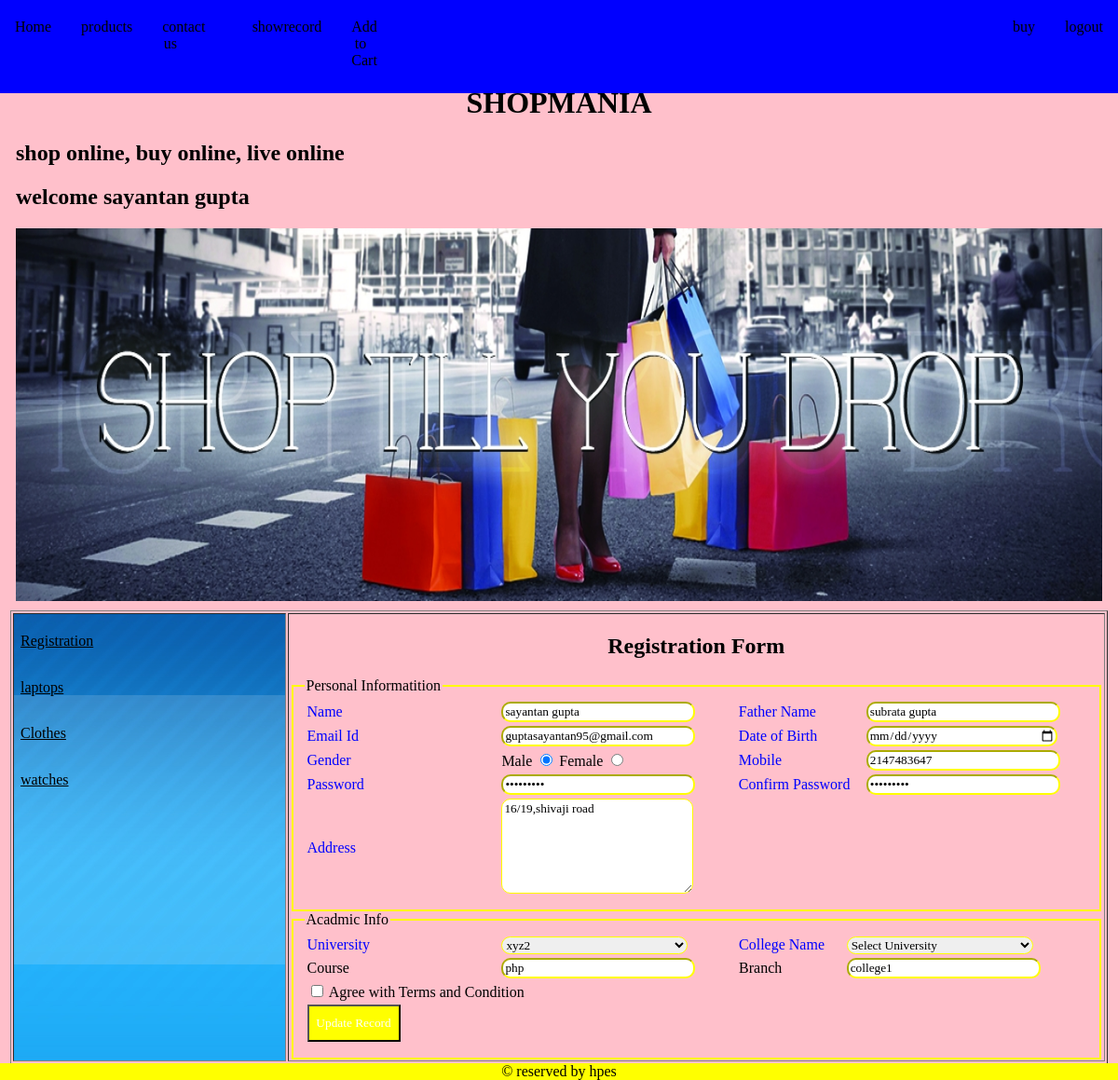
Page /ShopmaniaOnlineShopping/register.php (signed in) on the committed database.
### tables this page shows
CREATE TABLE IF NOT EXISTS `student` (
  `stu_id` int(11) NOT NULL AUTO_INCREMENT,
  `stu_name` varchar(30) NOT NULL,
  `stu_fname` varchar(30) NOT NULL,
  `stu_email` varchar(30) NOT NULL,
  `stu_gender` varchar(20) NOT NULL,
  `stu_dob` date NOT NULL,
  `stu_mobile` bigint(20) NOT NULL,
  `stu_pwd` varchar(30) NOT NULL,
  `stu_addr` varchar(50) NOT NULL,
  `stu_university` varchar(20) NOT NULL,
  `stu_branch` varchar(20) NOT NULL,
  `stu_college` varchar(30) NOT NULL,
  `stu_course` varchar(20) NOT NULL,
  PRIMARY KEY (`stu_id`)
);

### ShopmaniaOnlineShopping/blogic.php (called while the page is built, shortened)
<?php
    function executeQuery($query)
    {
        $res=mysql_query($query);
        return $res;
    }
?>

### ShopmaniaOnlineShopping/register.php (the view, shortened to what this page needs)
<?php
$msg="";
include './blogic.php';
if(isset($_SESSION['id']))
{
   $res=  ExecuteQuery("select * from student where stu_id=$_SESSION[id]");
    $r=  mysql_fetch_array($res);
}
?>
<!DOCTYPE html>
<html>
    <head>
        <link href="style1.css" rel="stylesheet" type="text/css"/>
    </head>
    <body>
        <table width='100%'>
            <tr>
                <td valign='top'>
                    <table width='100%'>
                        <tr>
                            <td valign='top'>
                                <?php include("./header.php"); ?>
                            </td>
                        </tr>
                    </table>
                    <table border='1' width='100%' >
                        <tr>
                            <td style="background-image: url('images/top-rept.jpg'); " width='25%' valign='top'>
                                <?php include("./right.php"); ?>
                             </td>
                             <td valign='top'>
                                 <form method="get" onsubmit="return Validate()">
            <h2 align="center">Registration Form</h2>
        <fieldset>
            <legend>Personal Informatition</legend>
            <table width="100%">
                <tr>
                    <td width="25%"><label>Name</label></td>
                    <td width="30%"><input class="mystyle1" id="txt1" type="text" name="txt_name" value="<?php if(isset($_SESSION['id'])) echo $r[1]; ?>"  placeholder="Enter Name" /></td>
                    <td><div id="div1" style="color:red"></div></td>
                    <td><label>Father Name</label></td>
                    <td><input class="mystyle1" type="text" id="txt2" name="txt_fname" value="<?php if(isset($_SESSION['id'])) echo $r[2]; ?>" placeholder="Enter Father Name" /></td>
                    <td><div id="div2" style="color:red"></div></td>
                </tr>
                <tr>
                    <td><label>Email Id</label></td>
                    <td><input class="mystyle1" type="email" onchange="CheckEmail(this.value)" name="txt_email" value="<?php if(isset($_SESSION['id'])) echo $r[3]; ?>" placeholder="Enter Email ID" /></td>
                    <td></td>
                    <td><label>Date of Birth</label></td>
                    <td><input class="mystyle1" type="date" name="txt_dob" value="<?php if(isset($_SESSION['id'])) echo $r[5]; ?>" /></td>
                    <td></td>
                </tr>
                <tr>
                    <td><label>Gender</label></td>
                    <td>Male <input type="radio" name="gender" value="Male" <?php if(isset($_SESSION['id'])){ if($r[4]=="Male"){ echo "checked"; }}?> /> Female <input type="radio" name="gender" value="Female" <?php  if(isset($_SESSION['id'])){ if($r[4]=="Female") echo "checked"; }?> /></td>
                    <td></td>
                    <td><label>Mobile</label></td>
                    <td><input class="mystyle1" type="text" name="txt_mobile" value="<?php if(isset($_SESSION['id'])) echo $r[6]; ?>" /></td>
                    <td></td>
                </tr>
                <tr>
                    <td><label>Password</label></td>
                    <td><input class="mystyle1" type="password" name="txt_pwd" id="pwd1"  value="<?php if(isset($_SESSION['id'])) echo $r[7]; ?>" placeholder="Enter Paswword" /></td>
                    <td></td>
                    <td><label>Confirm Password</label></td>
                    <td><input class="mystyle1" type="password" name="txt_cpwd" id="pwd2" placeholder="Enter Paswword" value="<?php if(isset($_SESSION['id'])) echo $r[7]; ?>" /></td>
                    <td></td>
                </tr>
                <tr>
                    <td><label>Address</label></td>
                    <td><textarea class="mystyle1" name="txt_address" cols="30" rows="6"><?php if(isset($_SESSION['id'])) echo $r[8]; ?></textarea></td>
                    <td></td>
                </tr>
            </table>
        </fieldset>
        <fieldset>
            <legend>Acadmic Info</legend>
            <table width="100%">
                <tr>
                    <td width="25%"><label>University</label></td>
                    <td width="30%">
                        <select class="mystyle1" name="university">
                            <option <?php if(isset($_SESSION['id'])){ if($r[9]=="xyz2") {echo "selected";} }?>>xyz2</option>
                        </select>
                    </td>
                    <td></td>
                    <td><label>College Name</label></td>
                    <td>
                        <select class="mystyle1" name="college">
                            <option>Select University</option>
                        </select>
                    </td>
                    <td></td>
                </tr>
                 <tr>
                    <td></label>Course</label></td>
                    <td>
                        <input class="mystyle1" type="text" name="course" value="<?php if(isset($_SESSION['id'])) echo $r[10]; ?>" />
                    </td>
                    <td></td>
                    <td>Branch</td>
                    <td><input class="mystyle1" type="text" name="branch" value="<?php if(isset($_SESSION['id'])) echo $r[12]; ?>" /></td>
                    <td></td>
                </tr>
                 <tr>
                     <td colspan="6">
                         <input type="checkbox" name="rem" /> Agree with Terms and Condition
                     </td>
                </tr>
                 <tr>
                     <td colspan="6">
                         <input id="mystyle2" type="submit" name="sub" value="<?php if(isset($_SESSION['id'])) echo "Update Record"; else echo "Register"; ?>" />
                     </td>
                </tr>
                <tr>
                    <td colspan="6" align="center"><?php echo $msg; ?></td>
                </tr>
            </table>
        </fieldset>
        </form>
                             </td>
                        </tr>
                    </table>
                    <table width='100%'>
                        <tr>
                            <td valign='top'>
                    <?php include("./footer.php"); ?>
                            </td>
                        </tr>
                </table>
                </td>
            </tr>
        </table>
    </body>
</html>

### ShopmaniaOnlineShopping/style1.css (style rules this page uses)
.mystyle1 { border-color: yellow; border-radius: 10px; width:200px; font-family: cursive; }
fieldset { border-style: double; border-color: yellow; }
label { color:blue; font: bold; font-family: cursive; }
#mystyle2 { width:100px; height: 40px; background-color: yellow; color: white; font-family: fantasy; font:bold; }
body { background-color:pink; }

### rows in the picture
student: txt_name "sayantan gupta", txt_fname "subrata gupta", txt_email "guptasayantan95@gmail.com", stu_gender "☑", txt_mobile "2147483647", txt_address "16/19,shivaji road", university "xyz2", course "php", branch "college1"

### other values in the picture
$_SESSION['name'] "sayantan gupta"
